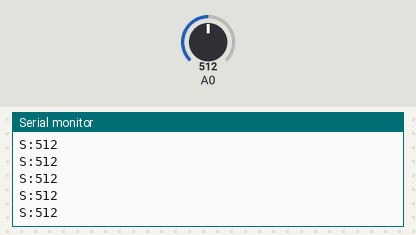
Simulated run of this sketch. Board: Arduino Uno, built with avr-gcc and run on an emulated ATmega328P. Parts: the last lines printed to the serial monitor. The inputs (shaded band) are chosen by the test bench; at power-on: A0 = 512.

Above: at 1.2 s.
1.3 s: A0 set to 11
At 2.2 s:
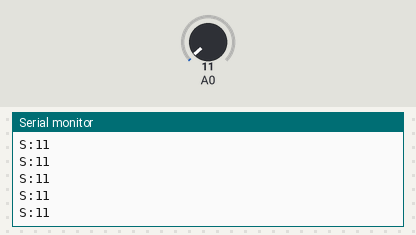
2.8 s: A0 set to 8
At 3.3 s:
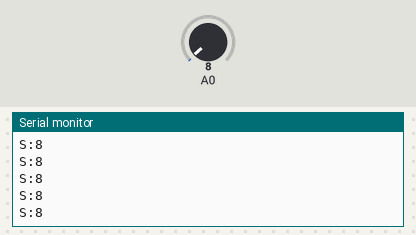
Timing chart, 0 to 5.8 s (numbered marks = the images above; inputs shaded):
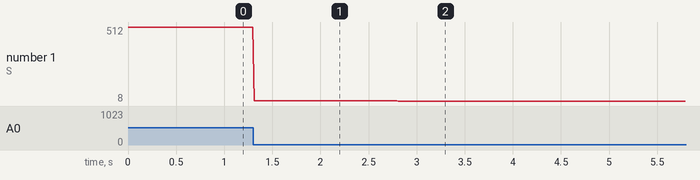

Measured:
- after the input at 1.3 s, the serial monitor: prints a new line at once (image 1)
- after the input at 2.8 s, the serial monitor: prints a new line at once (image 2)
- plotted number 1: 512 → 11 after the input at 1.3 s, 11 → 8 after the input at 2.8 s

The sketch:

BareMetal_Potentiometer.ino
```cpp
#include <avr/io.h>
#include <util/delay.h>

// Baud Rate Calculation (F_CPU is defined by Arduino IDE as 16000000UL)
#define BAUD 9600
// Formula to calculate the UBRR register value for the target baud rate
#define UBRR_VALUE ((F_CPU / 16 / BAUD) - 1)

void setup_uart() {
  // 1. Set Baud Rate (9600 bps)
  UBRR0H = (unsigned char)(UBRR_VALUE >> 8);
  UBRR0L = (unsigned char)UBRR_VALUE;

  // 2. Enable Transmitter (TX) only. We only send data to PC, not receive.
  UCSR0B = (1 << TXEN0);

  // 3. Set Frame format: 8 data bits, 1 stop bit (8N1)
  // UCSZ01 and UCSZ00 set to 1 means 8-bit character size.
  UCSR0C = (1 << UCSZ01) | (1 << UCSZ00);
}

void setup_adc() {
  // 1. Select Reference Voltage and Channel
  // REFS0 = 1: Use AVcc (5V) as reference voltage.
  // MUX3..0 = 0000 (Default): Select Analog Channel 0 (A0).
  ADMUX = (1 << REFS0);

  // 2. Enable ADC and set Prescaler to 128 (16MHz / 128 = 125kHz)
  // ADC clock must be between 50kHz and 200kHz for maximum 10-bit resolution.
  ADCSRA = (1 << ADEN) | (1 << ADPS2) | (1 << ADPS1) | (1 << ADPS0);
}

uint16_t read_adc_raw() {
  // 1. Start Conversion by setting the ADSC (ADC Start Conversion) bit to 1.
  ADCSRA |= (1 << ADSC);

  // 2. Wait for conversion to complete (Blocking / Polling)
  // The hardware clears the ADSC bit back to 0 when the conversion finishes.
  while (ADCSRA & (1 << ADSC))
    ;

  // 3. Return the 10-bit result directly from the ADC Data Register.
  return ADC;
}

void uart_tx(char data) {
  // Wait for empty transmit buffer by checking the UDRE0 flag.
  while (!(UCSR0A & (1 << UDRE0)))
    ;
  // Put data into the buffer, which triggers the transmission.
  UDR0 = data;
}

// Custom function to convert an integer to a string and send it via UART
// Used to replace the heavy Serial.print() library function.
void uart_print_num(uint16_t n) {
  char buf[10];
  int i = 0;

  if (n == 0) {
    uart_tx('0');
    return;
  }

  // Extract digits in reverse order
  while (n > 0) {
    buf[i++] = (n % 10) + '0';
    n /= 10;
  }

  // Send digits in correct order
  for (; i > 0; i--) uart_tx(buf[i - 1]);
}

// --- Standard Arduino Entry Points ---

void setup() {
  // Bare-metal hardware initialization (No Arduino Core Libraries)
  setup_uart();
  setup_adc();
}

void loop() {
  // 1. Read the raw analog value (0 ~ 1023) from the Potentiometer
  uint16_t val = read_adc_raw();

  // 2. Transmit data using the Protocol: "S:<value>\n"
  uart_tx('S');
  uart_tx(':');
  uart_print_num(val);
  uart_tx('\n');  // Newline character serves as the delimiter for the PC parser

  // 3. Prevent serial flooding and give the PC time to process
  _delay_ms(10);
}
```
